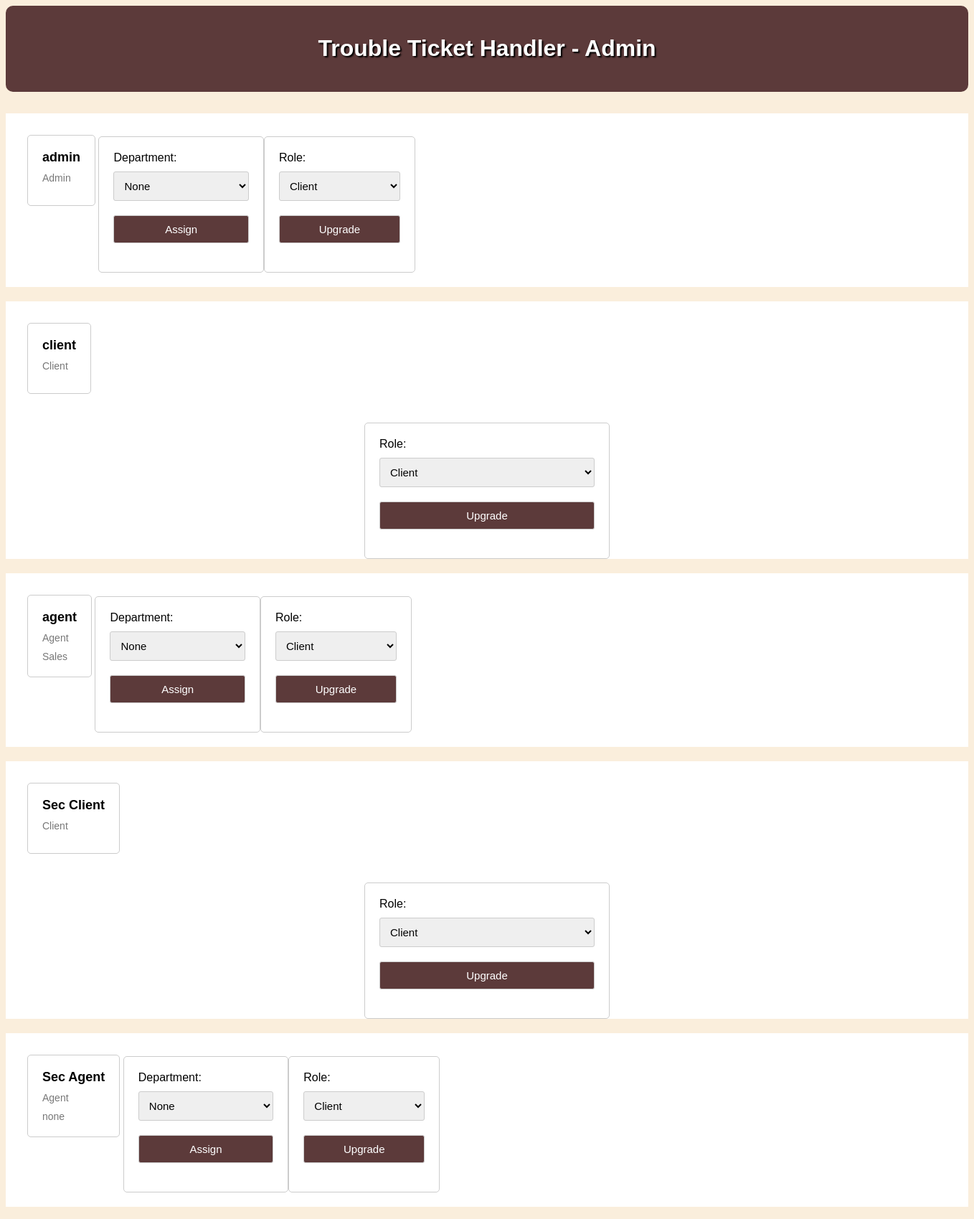
Page /admin_menu.php (signed in, upper part) on the earlier database version.
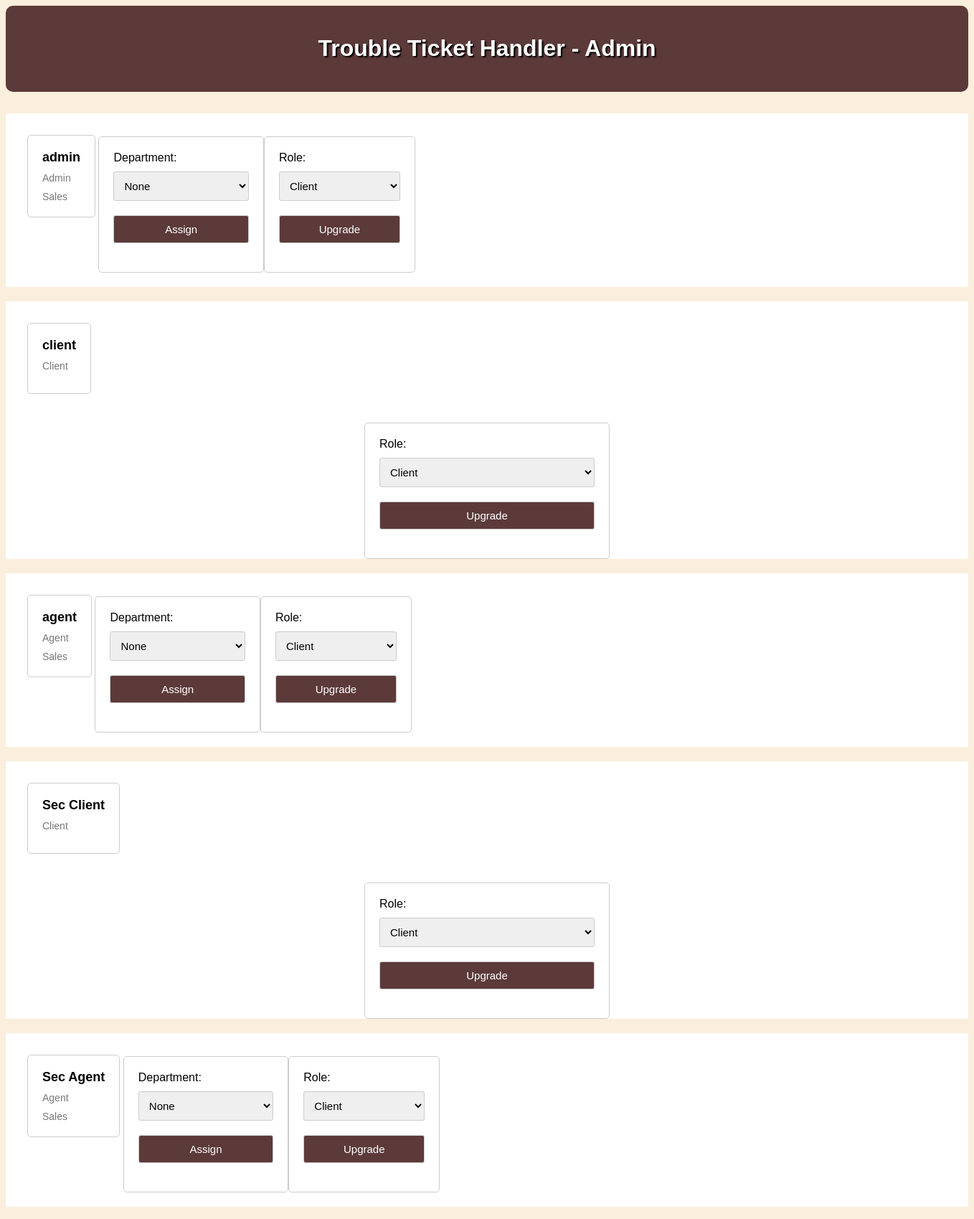
Same page on the later database version.
### tables this page shows
CREATE TABLE user (
  id INTEGER PRIMARY KEY AUTOINCREMENT,
  status TEXT NOT NULL,
  name TEXT NOT NULL,
  username TEXT UNIQUE NOT NULL,
  password TEXT NOT NULL,
  email TEXT NOT NULL,
  department TEXT
);

### admin_menu.php (the view, shortened to what this page needs)
<?php
$db = getDataBaseConnection();
$stmt = $db->prepare("SELECT * FROM user WHERE id = :id");
$stmt->bindParam(':id', $_SESSION['user_id']);
$stmt->execute();
$stmt = $db->prepare("SELECT * FROM user");
$stmt->execute();
$users = $stmt->fetchAll();
?>
<!DOCTYPE html>
<html lang="en-US">
<head>
    <link rel="stylesheet" href="style2.css">
</head>
<body>
<header>
    <h1><a href="admin.php">Trouble Ticket Handler - Admin</a></h1>
</header>
<?php foreach ($users as $user): ?>
  <div id = "user_prof">
      <div id = "user">
        <h3><?= $user['name'] ?></h3>
        <p><?= $user['status'] ?></p>
        <p><?= $user['department'] ?></p>
      </div>
      <?php if($user['status']== 'Agent' or $user['status']== 'Admin'){ ?>
      <div id = "assign-agent">
        <form action="" method="post">
          <label for="department">Department:</label>
          <select name="department">
            <option value = "none"> None </option>
          </select>
          <input type="submit" name="assign" value="Assign">
        </form>
      <?php } ?>
      <form action="" method="post">
          <label for="role">Role:</label>
          <select name="role">
            <?php foreach (array('Client', 'Agent', 'Admin') as $role): ?>
              <option value="<?php echo $role; ?>"> <?php echo $role; ?> </option>
            <?php endforeach; ?>
          </select>
          <input type="submit" name="upgrade" value="Upgrade">
      </form>
      </div>
  </div>
    <?php
  endforeach; ?>
</body>
</html>

### style2.css (style rules this page uses)
body { font-family: Arial, sans-serif; background-color: rgb(250, 238, 220); margin: 15; padding: 0; margin-bottom: 70px; }
header { background-color: rgb(92, 58, 58); color: #fff; padding: 20px; text-align: center; margin-bottom: 30px; border-radius: 10px; text-shadow: black 2px 2px 2px; }
h1 a { color: white; margin: 20px; }
form { max-width: 300px; margin: 20px auto; padding: 20px; background-color: #fff; border: 1px solid #ccc; border-radius: 5px; }
label { display: block; margin-bottom: 10px; }
a { color: rgb(92, 58, 58); text-decoration: none; }
input[type="submit"] { font-size: 17px; background-color: rgb(92, 58, 58); color: #fff; padding: 10px 20px; border: none; border-radius: 3px; cursor: pointer; }
form textarea, form select, form input[type="checkbox"], form input[type="submit"] { width: 100%; padding: 10px; margin-bottom: 20px; border-radius: 3px; border: 1px solid #ccc; font-size: 15px; }
form select { margin-bottom: 20px; }
#user { background-color: #fff; padding: 20px; margin-top: 30px; margin-bottom: 20px; border: 1px solid #ccc; border-radius: 5px; margin-left: 30px; }
#user h3 { font-size: 18px; margin-bottom: 5px; }
#user p { margin-bottom: 0; color: #555; }
#user { display: inline-flex; flex-direction:column; align-items: left; }
#user h3 { margin: 0; }
#user p { margin: 0; font-size: 14px; color: #777; margin-top: 10px; }
#assign-agent { display: inline-flex; margin-left: auto; }
#user_prof { display: block; background-color: #fff; margin-bottom: 20px; }

Differences in the rows shown:
changed user "admin": department (not shown) → "Sales"
changed user "Sec Agent": department "none" → "Sales"
